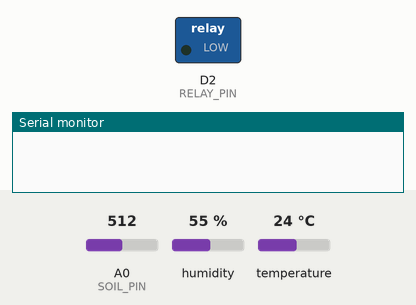
This sketch was run on a simulated ESP8266 (NodeMCU). On the bench: switched loads named in the sketch (green lamp = pin HIGH), the last lines printed to the serial monitor. The test bench sets the inputs (shaded band); at power-on: A0 (SOIL_PIN) = 512, humidity 55 %, temperature 24 °C. WiFi joins after 1.5 s; servers stay silent unless stated; uploads are accepted with an empty reply.

Above: at 0.1 s.
At 2.3 s:
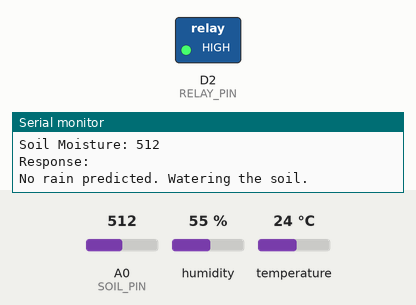
Timing chart, 0 to 3.8 s (numbered marks = the images above):
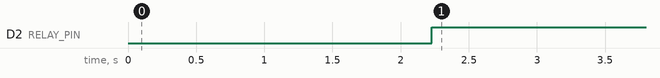

Measured:
- by itself, D2 (RELAY_PIN): LOW → HIGH at 2.2 s

The sketch:

smart-irrigation-system.ino
```cpp
#include <ESP8266WiFi.h>        // Wi-Fi library for ESP8266
#include <ESP8266HTTPClient.h>   // HTTP Client library
#include <DHT.h>                 // DHT Sensor library
#include <ThingSpeak.h>          // ThingSpeak library

// Pin Definitions
#define DHTPIN D4
#define DHTTYPE DHT11
#define RELAY_PIN D2
#define SOIL_PIN A0

// DHT object
DHT dht(DHTPIN, DHTTYPE);

// Wi-Fi Credentials
const char* ssid = "enter username";           // Your Wi-Fi SSID
const char* password = "Password";        // Your Wi-Fi Password

// Prediction API URL (Update if needed)
const char* predictionURL = "https://smart-irrigation-system-1.onrender.com/predict";

// ThingSpeak Channel Info
unsigned long myChannelNumber = 2678979;      // ThingSpeak Channel Number
const char* myWriteAPIKey = "A6ESBXKZDLLQL222"; // Write API Key

// WiFi Client object
WiFiClient client;

void setup() {
  Serial.begin(115200);   // Initialize Serial Monitor
  dht.begin();            // Initialize DHT sensor
  pinMode(RELAY_PIN, OUTPUT);  // Set relay pin as output
  digitalWrite(RELAY_PIN, LOW); // Turn off relay initially

  // Connect to Wi-Fi
  WiFi.begin(ssid, password);
  while (WiFi.status() != WL_CONNECTED) {
    delay(1000);
    Serial.println("Connecting to Wi-Fi...");
  }
  Serial.println("Connected to Wi-Fi!");

  // Initialize ThingSpeak
  ThingSpeak.begin(client);
}

void loop() {
  // Read Sensor Data
  float temp = dht.readTemperature();  // Temperature in Celsius
  float humidity = dht.readHumidity(); // Humidity in %
  int soilMoisture = analogRead(SOIL_PIN); // Soil moisture value (0-1023)

  // Print sensor values to Serial Monitor
  Serial.print("Temperature: ");
  Serial.println(temp);
  Serial.print("Humidity: ");
  Serial.println(humidity);
  Serial.print("Soil Moisture: ");
  Serial.println(soilMoisture);

  // Send a prediction request to the API
  if (WiFi.status() == WL_CONNECTED) {  // Ensure Wi-Fi is connected
    HTTPClient http;  // Create HTTPClient object

    // Start HTTP connection with WiFiClient and URL
    http.begin(client, predictionURL);

    // Set content type to JSON
    http.addHeader("Content-Type", "application/json");

    // Prepare JSON payload
    String json = "{\"temperature\":" + String(temp) +
                  ",\"humidity\":" + String(humidity) +
                  ",\"wind_speed\":5}";

    // Send POST request with the JSON body
    int httpResponseCode = http.POST(json);

    // Check HTTP response code
    if (httpResponseCode > 0) {
      String response = http.getString();  // Get the response from the server
      Serial.println("Response: " + response);

      // Extract rain prediction (1 = rain, 0 = no rain)
      int rainPrediction = response.substring(response.indexOf(':') + 1).toInt();
      if (rainPrediction == 1) {
        Serial.println("Rain predicted. Skipping watering.");
        digitalWrite(RELAY_PIN, LOW);  // Turn off motor
      } else {
        Serial.println("No rain predicted. Watering the soil.");
        digitalWrite(RELAY_PIN, HIGH);  // Turn on motor
      }
    } else {
      Serial.print("Error in HTTP request: ");
      Serial.println(httpResponseCode);
    }

    http.end();  // Close the HTTP connection
  } else {
    Serial.println("Wi-Fi disconnected!");
  }

  // Send data to ThingSpeak
  ThingSpeak.setField(1, temp);        // Field 1: Temperature
  ThingSpeak.setField(2, humidity);    // Field 2: Humidity
  ThingSpeak.setField(3, soilMoisture); // Field 3: Soil Moisture

  int x = ThingSpeak.writeFields(myChannelNumber, myWriteAPIKey);
  if (x == 200) {
    Serial.println("Data sent to ThingSpeak successfully.");
  } else {
    Serial.println("Failed to send data to ThingSpeak.");
  }

  delay(60000);  // Wait for 60 seconds before the next loop
}
```
